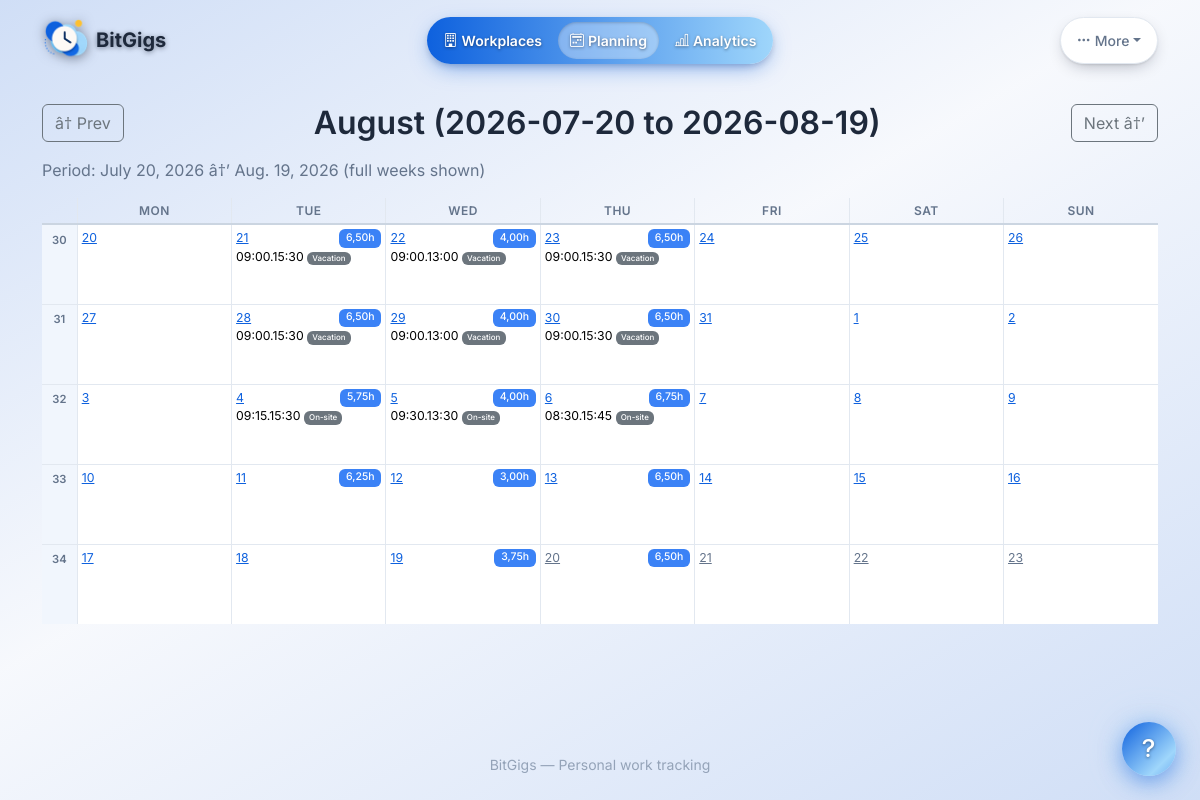
/calendar/payroll/?year=2026&month=8&workplace=20 (signed in), run on the app's committed database.
### apps/shifts/models.py (models this page shows, shortened)
class ShiftTimeMixin(models.Model):
    date = models.DateField()
    start_time = models.TimeField()
    end_time = models.TimeField()
    break_minutes = models.PositiveIntegerField(
        default=0,
        help_text="Break time in minutes (deducted from total).",
    )
    class Meta:
        abstract = True
    @property
    def gross_minutes(self) -> int:
        start_dt = datetime.combine(self.date, self.start_time)
        end_dt = datetime.combine(self.date, self.end_time)
        return int((end_dt - start_dt).total_seconds() / 60)
    @property
    def net_minutes(self) -> int:
        return max(self.gross_minutes - self.break_minutes, 0)
    @property
    def net_hours(self) -> Decimal:
        return Decimal(str(self.net_minutes)) / Decimal("60")

class PlannedShift(ShiftTimeMixin):
    class Status(models.TextChoices):
        PLANNED = "planned", "Planned"
        APPROVED = "approved", "Approved"
    workplace = models.ForeignKey(
        Workplace,
        on_delete=models.CASCADE,
        related_name="planned_shifts",
    )
    shift_type = models.CharField(
        max_length=15,
        choices=Shift.ShiftType.choices,
        default=Shift.ShiftType.ON_SITE,
    )
    notes = models.TextField(blank=True, default="")
    status = models.CharField(
        max_length=10,
        choices=Status.choices,
        default=Status.PLANNED,
    )
    arrival_confirmed = models.BooleanField(
        default=False,
        help_text="Whether the user has confirmed/updated their arrival time.",
    )
    invite_uid = models.UUIDField(null=True, blank=True, db_index=True)
    created_at = models.DateTimeField(auto_now_add=True)
    updated_at = models.DateTimeField(auto_now=True)
    class Meta:
        ordering = ["date", "start_time"]
        indexes = [
            models.Index(fields=["date"]),
            models.Index(fields=["workplace", "date"]),
            models.Index(fields=["status"]),
        ]

class Shift(ShiftTimeMixin):
    class ShiftType(models.TextChoices):
        ON_SITE = "on_site", "On-site"
        REMOTE = "remote", "Remote"
        SICK_LEAVE = "sick_leave", "Sick leave"
        PAID_ABSENCE = "paid_absence", "Paid absence"
        VACATION = "vacation", "Vacation"
    workplace = models.ForeignKey(
        Workplace,
        on_delete=models.CASCADE,
        related_name="shifts",
    )
    shift_type = models.CharField(
        max_length=15,
        choices=ShiftType.choices,
        default=ShiftType.ON_SITE,
    )
    notes = models.TextField(blank=True, default="")
    terms = models.ForeignKey(
        ContractTermSet,
        null=True, blank=True,
        on_delete=models.SET_NULL,
        related_name="shifts",
        help_text="Employment terms active when this shift was worked.",
    )
    invite_uid = models.UUIDField(null=True, blank=True, db_index=True)
    created_at = models.DateTimeField(auto_now_add=True)
    updated_at = models.DateTimeField(auto_now=True)
    class Meta:
        ordering = ["date", "start_time"]
        indexes = [
            models.Index(fields=["date"]),
            models.Index(fields=["workplace", "date"]),
        ]

### apps/calendar_view/views.py (the view, shortened to what this page needs)
# urls.py: path("payroll/", views.PayrollPeriodCalendarView.as_view(), name="payroll-period"),
class PayrollPeriodCalendarView(View):
    def get(self, request):
        year = parse_int_param(request.GET.get("year"), timezone.localdate().year)
        month = parse_int_param(request.GET.get("month"), timezone.localdate().month)
        workplace_id = parse_int_param(request.GET.get("workplace"), 0)
        grid = CalendarService.payroll_period_calendar(workplace_id, year, month)
        grid.annotate_overlaps()
        prev_year, prev_month, next_year, next_month = prev_next_month(year, month)
        return render(
            request,
            "calendar_view/payroll_period.html",
            {
                "grid": grid,
                "year": year,
                "month": month,
                "workplace_id": workplace_id,
                "prev_year": prev_year,
                "prev_month": prev_month,
                "next_year": next_year,
                "next_month": next_month,
            },
        )

### apps/calendar_view/services.py (called while the page is built)
    @property
    def is_weekend(self):
        return self.date.weekday() >= 5

    def annotate_overlaps(self) -> bool:
        for week in self.weeks:
            for day in week.days:
                all_shifts = list(day.approved_shifts) + list(day.planned_shifts)
                overlapping_oids = set()
                for i, s1 in enumerate(all_shifts):
                    for s2 in all_shifts[i + 1:]:
                        if s1.start_time < s2.end_time and s2.start_time < s1.end_time:
                            overlapping_oids.add(id(s1))
                            overlapping_oids.add(id(s2))
                for s in all_shifts:
                    s.overlapping = id(s) in overlapping_oids
                if overlapping_oids:
                    self.has_overlaps = True
        return self.has_overlaps

    @staticmethod
    def get_week_start() -> int:
        settings = UserSettings.load()
        return settings.week_start

    @classmethod
    def _get_day_headers(cls, week_start: int) -> list[str]:
        if week_start == 6:
            return cls.WEEKDAY_NAMES_SUN
        return cls.WEEKDAY_NAMES_MON

    @staticmethod
    def _align_to_week_start(d: date, week_start: int) -> date:
        if week_start == 0:  # Monday
            offset = d.weekday()
        else:  # Sunday (week_start == 6)
            offset = (d.weekday() + 1) % 7
        return d - timedelta(days=offset)

    @classmethod
    def payroll_period_calendar(
        cls,
        workplace_id: int,
        year: int,
        month: int,
    ) -> CalendarGrid:
        from workplaces.models import Workplace
        from payroll.services import PayrollPeriodService
        workplace = Workplace.objects.get(pk=workplace_id)
        _terms, start_date, end_date = PayrollPeriodService.resolve_period_bounds(
            workplace, year, month
        )
        month_name = calendar.month_name[month]
        title = f"{month_name} ({start_date} to {end_date})"
        return cls._build_grid(start_date, end_date, title, workplace_id)

### apps/core/context_processors.py (called while the page is built, shortened)
def sso_status(request):
    from .sso import get_brand
    return {
        "sso_enabled": settings.SSO_ENABLED,
        "sso_provider_id": settings.SSO_PROVIDER_ID,
        "sso_brand": get_brand(),
    }

def onboarding_status(request):
    if getattr(request, "session", None) is not None and request.session.get("onboarding_complete"):
        return {"onboarding_complete": True, "setup_in_progress": False}

### apps/calendar_view/templates/calendar_view/payroll_period.html (shortened to what this page needs)
{% extends "base.html" %}
{% load dk_filters %}
{% block content %}
<div class="d-flex justify-content-between align-items-center mb-3">
  <a href="{% url 'calendar_view:payroll-period' %}?year={{ prev_year }}&month={{ prev_month }}&workplace={{ workplace_id }}"
     class="btn btn-outline-secondary">â† Prev</a>
  <div class="d-flex align-items-center gap-2">
    <h2 class="mb-0">{{ grid.title }}</h2>
  </div>
  <a href="{% url 'calendar_view:payroll-period' %}?year={{ next_year }}&month={{ next_month }}&workplace={{ workplace_id }}"
     class="btn btn-outline-secondary">Next â†’</a>
</div>
<p class="text-muted">
  Period: {{ grid.period_start }} â†’ {{ grid.period_end }}
  (full weeks shown)
</p>
<table class="table calendar-table">
  <thead>
    <tr>
      <th class="text-center week-number-head"></th>
      {% for header in grid.day_headers %}
        <th class="text-center">{{ header }}</th>
      {% endfor %}
    </tr>
  </thead>
  <tbody>
    {% for week in grid.weeks %}
    <tr>
      <td class="week-number">{{ week.week_number }}</td>
      {% for day in week.days %}
      <td class="{% if not day.is_in_period %}cal-outside{% endif %} {% if day.is_today %}border-primary border-2{% endif %} {% if day.is_weekend %}cal-weekend{% endif %}"
          style="min-width:100px; height:80px; vertical-align:top; padding:4px;">
        <div class="d-flex justify-content-between">
          <small>
            <a href="{% url 'shifts:daily-overview' day.date.year day.date.month day.date.day %}"
               class="{% if not day.is_in_period %}text-muted{% endif %}">
              {{ day.date.day }}
            </a>
          </small>
          {% if day.total_hours %}
            <span class="badge bg-info">{{ day.total_hours|dk }}h</span>
          {% endif %}
        </div>
        {% for session in day.approved_shifts %}
          <small class="d-block">
            {{ session.start_time|time:"H:i" }}.{{ session.end_time|time:"H:i" }}
            <span class="badge bg-secondary" style="font-size:0.65em">{{ session.get_shift_type_display }}</span>
          </small>
        {% endfor %}
      </td>
      {% endfor %}
    </tr>
    {% endfor %}
  </tbody>
</table>
{% endblock %}

### data on the page
PlannedShift: period_end "Aug. 19, 2026"
Shift: start_time "09:00", end_time "15:30", shift_type "Vacation"
Shift: start_time "09:00", end_time "13:00", shift_type "Vacation"
Shift: start_time "09:00", end_time "15:30", shift_type "Vacation"
Shift: start_time "09:00", end_time "15:30", shift_type "Vacation"
Shift: start_time "09:00", end_time "13:00", shift_type "Vacation"
Shift: start_time "09:00", end_time "15:30", shift_type "Vacation"
Shift: start_time "09:15", end_time "15:30", shift_type "On-site"
Shift: start_time "09:30", end_time "13:30", shift_type "On-site"
Shift: start_time "08:30", end_time "15:45", shift_type "On-site"

### other printed values
{{ grid.title }} "August (2026-07-20 to 2026-08-19)"
{{ grid.period_start }} "July 20, 2026"
{{ header }} "MON" "TUE" "WED" "THU" "FRI" "SAT" "SUN"
{{ week.week_number }} "30" "31" "32" "33" "34"
{{ day.date.day }} "20" "21" "22" "23" "24" "25" "26" "27" "28" "29" "30" "31" "1" "2" "3" "4" "5" "6" "7" "8" "9" "10" "11" "12" "13" "14" "15" "16" "17" "18" "19" "20" "21" "22" "23"
{{ day.total_hours|dk }} "6,50" "4,00" "6,50" "6,50" "4,00" "6,50" "5,75" "4,00" "6,75" "6,25" "3,00" "6,50" "3,75" "6,50"
